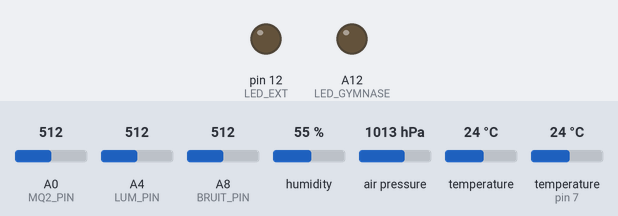
Recording of a sketch running on a simulated Arduino Mega 2560, built with avr-gcc and run on an emulated ATmega2560. On the bench: output pins drawn as LEDs (lit = HIGH). The inputs (shaded band) are chosen by the test bench; at power-on: temperature 24 °C, temperature (sensor on pin 7) 24 °C, A0 (MQ2_PIN) = 512, A4 (LUM_PIN) = 512, A8 (BRUIT_PIN) = 512, humidity 55 %, air pressure 1013 hPa. What the sketch prints to the serial monitor is not drawn.

Above: at 2.2 s.
2.3 s: temperature (sensor 0) set to 29 °C
5.1 s: temperature (sensor 0) set to 32 °C
At 6.3 s:
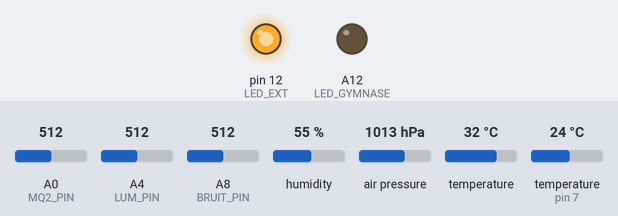
7.9 s: temperature (sensor on pin 7) set to 34 °C
10.7 s: temperature (sensor on pin 7) set to 37 °C
At 11.6 s:
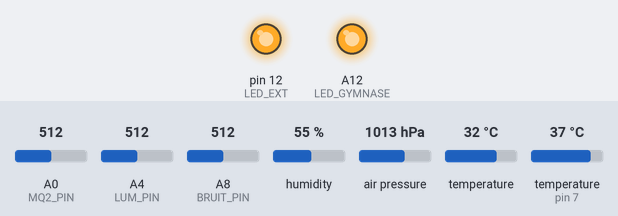
13.5 s: temperature (sensor 0) set to 12 °C
At 16.8 s:
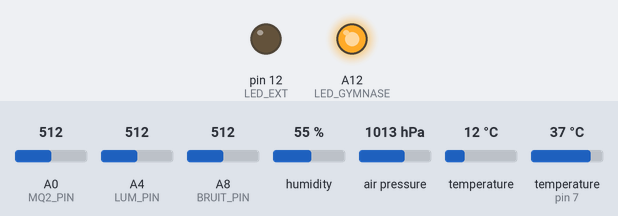
Timing chart, 0 to 18.3 s (numbered marks = the images above; inputs shaded):
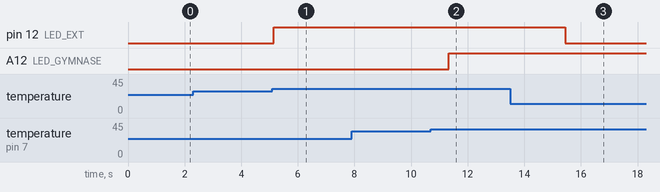

Measured:
- the behaviour switches between 30 and 31 °C on temperature (sensor 0) (found by bisection; images 0 and 1)
- the behaviour switches between 35 and 36 °C on temperature (sensor on pin 7) (found by bisection; images 1 and 2)
- after the input at 2.3 s, every drawn part: stays the same
- after the input at 5.1 s, pin 12 (LED_EXT): LOW → HIGH at once
- after the input at 7.9 s, every drawn part: stays the same
- after the input at 10.7 s, A12 (LED_GYMNASE): LOW → HIGH after 0.63 s
- after the input at 13.5 s, pin 12 (LED_EXT): HIGH → LOW after 2.0 s

The sketch:

mega.ino
```cpp
#include <Wire.h>
#include <Adafruit_BMP280.h>
#include <DHT.h>
#include <ArduinoJson.h>


// --- CAPTEURS INTÉRIEURS (GYMNASE) ---
#define DHTPIN 7
#define DHTTYPE DHT11
#define MQ2_PIN A0
#define BRUIT_PIN A8
#define LED_GYMNASE A12


// --- CAPTEURS EXTÉRIEURS ---
#define LUM_PIN A4
#define LED_EXT 12


// --- SEUILS ---
#define TEMP_SEUIL_INT 35
#define MQ2_SEUIL 1000
#define BRUIT_SEUIL 880
#define TEMP_SEUIL_EXT 30
#define LUM_SEUIL 700


Adafruit_BMP280 bmp;
DHT dht(DHTPIN, DHTTYPE);


void setup() {
  Serial.begin(115200);   // Debug USB seulement
  Serial1.begin(115200);  // Communication avec NodeMCU
  Wire.begin();


  // Initialisation BMP280
  if (!bmp.begin(0x77)) {
    Serial.println("BMP280 non détecté !");
    while (1);
  }


  // Initialisation DHT11
  dht.begin();

  // Configuration des LEDs
  pinMode(LED_GYMNASE, OUTPUT);
  pinMode(LED_EXT, OUTPUT);

  digitalWrite(LED_GYMNASE, LOW);
  digitalWrite(LED_EXT, LOW);


  Serial.println("✅ Mega prêt - JSON envoyé sur Serial1");
  delay(1000);
}


void loop() {
  // ---------- LECTURE CAPTEURS ----------
  float tempInt = dht.readTemperature();
  float humInt = dht.readHumidity();
  int airQuality = analogRead(MQ2_PIN);
  int bruit = analogRead(BRUIT_PIN);
  float tempExt = bmp.readTemperature();
  float pression = bmp.readPressure() / 100.0F;
  int lum = analogRead(LUM_PIN);


  // ---------- VÉRIFICATION ----------
  if (isnan(tempInt) || isnan(humInt)) {
    Serial.println("❌ Erreur DHT11 !");
    delay(1000);
    return;
  }


  // ---------- ALERTES ----------
  bool alerteInt = (tempInt > TEMP_SEUIL_INT) || (airQuality > MQ2_SEUIL) || (bruit > BRUIT_SEUIL);
  bool alerteExt = (tempExt > TEMP_SEUIL_EXT) || (lum > LUM_SEUIL);

  digitalWrite(LED_GYMNASE, alerteInt ? HIGH : LOW);
  digitalWrite(LED_EXT, alerteExt ? HIGH : LOW);


  // ---------- GÉNÉRATION JSON ----------
  StaticJsonDocument<512> doc;
  doc["DATA-MEGA-1"] = String(tempExt) + " °C";
  doc["DATA-MEGA-2"] = String(lum);
  doc["DATA-MEGA-3"] = String(pression) + " hPa";
  doc["DATA-MEGA-4"] = alerteExt ? "Oui" : "Non";
  doc["DATA-MEGA-5"] = String(bruit);
  doc["DATA-MEGA-6"] = String(tempInt) + " °C et " + String(humInt) + " %";
  doc["DATA-MEGA-7"] = String(airQuality);
  doc["DATA-MEGA-8"] = alerteInt ? "Oui" : "Non";


  String jsonString;
  serializeJson(doc, jsonString);


  // ---------- ENVOI À LA NODE ----------
  // UNIQUEMENT LE JSON, RIEN D'AUTRE !
  Serial1.println(jsonString);

  // ---------- DEBUG USB ----------
  Serial.print("📤 JSON envoyé: ");
  Serial.println(jsonString);

  if (alerteInt) Serial.println("🚨 ALERTE GYMNASE");
  if (alerteExt) Serial.println("🚨 ALERTE EXTÉRIEUR");

  delay(2000);
}
```
